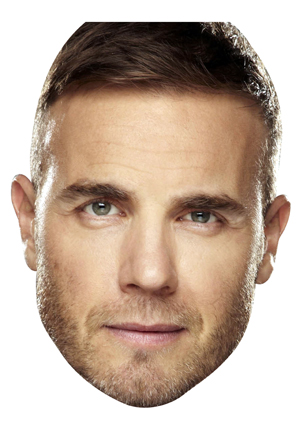
#> input picture testim1.jpg, 300 x 424 px
$ python -i webcam.py   (imports and definitions only)   (older library calls are emulated)
#> lines starting #> are read from the running program, lines starting #| are printed output that depends on the picture
#> further down, picture is the input picture: shape (424, 300, 3); mean B, G, R 158.4, 173.9, 194.4
import cv2
import sys
import numpy as np

# TO DO: Make this a function. Make main.py after pdf gets sorted out,
# then send frame to this function and return eye coordinates.
eyeCascade = cv2.CascadeClassifier('./haarcascade_eye_2.xml')
faceCascade = cv2.CascadeClassifier('./haarcascade_frontalface_default.xml')
eye_coords = [0, 0]


def get_face(faces):
    """
    Function to find most prominent face among a set of faces in a frame

    Input :
        faces : numpy.ndarray
            Array of rectangles that bound the faces obtained post processing the image

    Return : tuple
        Coordinates of opposite corners of the rectangle that bounds the most prominent face
    """
    area = []
    if not type(faces) == 'tuple':
        for (x, y, w, h) in faces:
            area.append(([x, y, w, h], h * w))
            #cv2.rectangle(frame, (x,y), (x+w,y+h), (0, 255, 0), 2)
        if area:
            face_to_track = sorted(
                area, key=lambda x: x[1], reverse=True)[0][0]
            return face_to_track
        else:
            return ([-2000,-2000,-2000,-2000],-2000)
    else:
        return ([-2000,-2000,-2000,-2000],-2000)


def get_eyes(eyes, fd):
    """
    Function to find coordinates of eyes in a face obtained from the frame

    Input :
        eyes : numpy.ndarray
            Array of rectangles that bound the eyes obtained post processing the image

    Return : tuple
        Coordinates of opposite corners of the rectangle that bounds the eyes
    """
    if not type(eyes) == 'tuple':
        xe = 0
        ye = 0
        for (x, y, w, h) in eyes:
            xe = xe + x + w / 2
            ye = ye + y + h / 2
            #cv2.circle(frame, (x+face_tracked[0]+w/2,y+face_tracked[1]+h/2),2, (0,255,0),8)
        if not len(eyes) == 0:
            xe = xe / len(eyes) + fd[0]
            ye = ye / len(eyes) + fd[1]
            # cv2.circle(frame, (xe,ye),2, (0,255,0),8)
            return (xe, ye)
    else:
        return (-2000,-2000)


def call_for_eyecoords(frame):
    """
    Function that processes the image using classifiers and returns positions of the centres of the eyes and faces

    Input :
        frame : numpy.ndarray
            An RGB array of pixels that describe a frame of the video feed

    Return : tuple
        Positions of the centres of the eyes and face
    """
    eye_coords=[-2000,-2000]
    xf=-2000
    yf=-2000

    if not isinstance(frame, np.ndarray):
        raise TypeError('Object not recognized by cv2, not an array!')
    else:
        gray = cv2.cvtColor(frame, cv2.COLOR_BGR2GRAY)
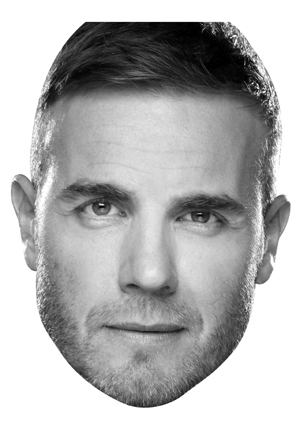
#> gray: shape (424, 300); min 0, max 255, mean 178.3
        faces = faceCascade.detectMultiScale(
            gray,
            scaleFactor=1.1,
            minNeighbors=5,
            minSize=(30, 30),
            flags=cv2.cv.CV_HAAR_SCALE_IMAGE)
#> faces = [[30, 120, 245, 245]]
        face_tracked = get_face(faces)
#> the loop in get_face, `for (x, y, w, h) in faces:` made 1 pass
#> after the loop in get_face, `for (x, y, w, h) in faces:`: area = [([30, 120, 245, 245], 60025)]
#> in get_face, `face_to_track = sorted( area, key=lambda x: x[1], reverse=True)[0][0]`: face_to_track = [30, 120, 245, 245]
#> face_tracked = [30, 120, 245, 245]
        if not face_tracked == ([-2000,-2000,-2000,-2000],-2000):
            face_gray = gray[
                face_tracked[1]:face_tracked[1] +
                face_tracked[3],
                face_tracked[0]:face_tracked[0] +
                face_tracked[2]]
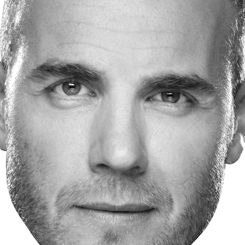
#> face_gray: shape (245, 245); min 0, max 255, mean 165.8
            eyes = eyeCascade.detectMultiScale(
                face_gray,
                scaleFactor=1.1,
                minNeighbors=5,
                minSize=(30, 30),
                flags=cv2.cv.CV_HAAR_SCALE_IMAGE)
#> eyes = [[40, 59, 58, 58], [141, 64, 63, 63]]

            if get_eyes(eyes, face_tracked) is not None:
#> the loop in get_eyes, `for (x, y, w, h) in eyes:` made 2 passes
#> (x, y, w, h, xe, ye) on passes 1 to 2: (40, 59, 58, 58, 69, 88), (141, 64, 63, 63, 241.5, 183.5)
#> after the loop in get_eyes, `for (x, y, w, h) in eyes:`: xe = 241.5; ye = 183.5
#> in get_eyes, `xe = xe / len(eyes) + fd[0]`: xe = 150.8
#> in get_eyes, `ye = ye / len(eyes) + fd[1]`: ye = 211.8
                eye_coords = get_eyes(eyes, face_tracked)
#> the loop in get_eyes (call 2), `for (x, y, w, h) in eyes:` made 2 passes
#> eye_coords = (150.8, 211.8)
            else: eye_coords = [0,0]

            xf = face_tracked[0] + face_tracked[2] / 2
#> xf = 152.5
            yf = face_tracked[1] + face_tracked[3] / 2
#> yf = 242.5
        else:
            xf = -2000
            yf = -2000
        return (eye_coords[0], eye_coords[1], xf, yf)
        # [5 lines of commented-out code are left out]
# [2 lines not run here, left out]

# When everything is done, release the capture
#video_capture.release()
#cv2.destroyAllWindows

>>> import cv2
>>> picture = cv2.imread('../testim1.jpg')
>>> result = call_for_eyecoords(picture)
#> result = (150.8, 211.8, 152.5, 242.5)

$ run again, on testim2.jpg
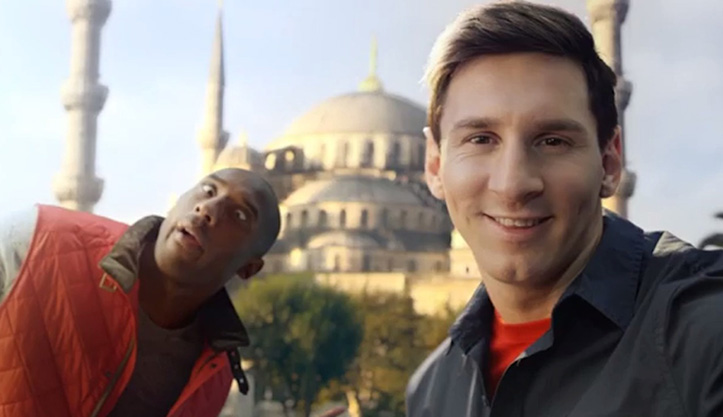
#> input picture testim2.jpg, 723 x 417 px
#> picture is the input picture: shape (417, 723, 3); mean B, G, R 123.8, 128.8, 142
#> in call_for_eyecoords, `gray = cv2.cvtColor(frame, cv2.COLOR_BGR2GRAY)`:
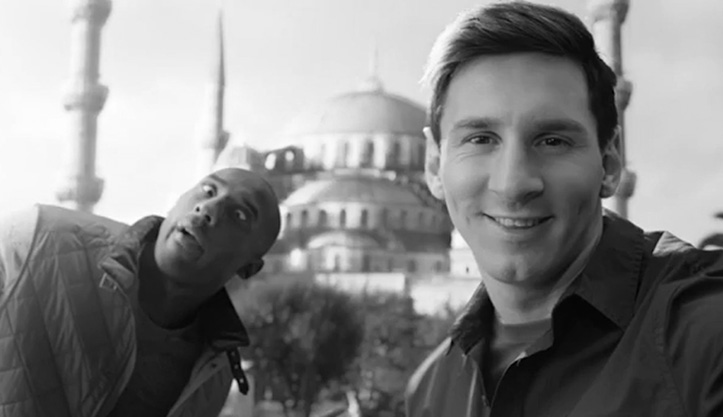
#> gray: shape (417, 723); min 0, max 255, mean 132.2
#> faces = [[420, 63, 195, 195]]
#> the loop in get_face, `for (x, y, w, h) in faces:` made 1 pass
#> after the loop in get_face, `for (x, y, w, h) in faces:`: area = [([420, 63, 195, 195], 38025)]
#> face_to_track = [420, 63, 195, 195]
#> in call_for_eyecoords, `face_gray = gray[ face_tracked[1]:face_tracked[1] + face_tracked[3], f..`:
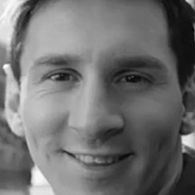
#> face_gray: shape (195, 195); min 1, max 254, mean 112.1
#> eyes = [[38, 56, 44, 44], [109, 55, 48, 48]]
#> the loop in get_eyes, `for (x, y, w, h) in eyes:` made 2 passes
#> (x, y, w, h, xe, ye) on passes 1 to 2: (38, 56, 44, 44, 60, 78), (109, 55, 48, 48, 193, 157)
#> after the loop in get_eyes, `for (x, y, w, h) in eyes:`: xe = 193; ye = 157
#> in get_eyes, `xe = xe / len(eyes) + fd[0]`: xe = 516.5
#> in get_eyes, `ye = ye / len(eyes) + fd[1]`: ye = 141.5
#> the loop in get_eyes (call 2), `for (x, y, w, h) in eyes:` made 2 passes
#> eye_coords = (516.5, 141.5)
#> xf = 517.5
#> yf = 160.5
#> result = (516.5, 141.5, 517.5, 160.5)
